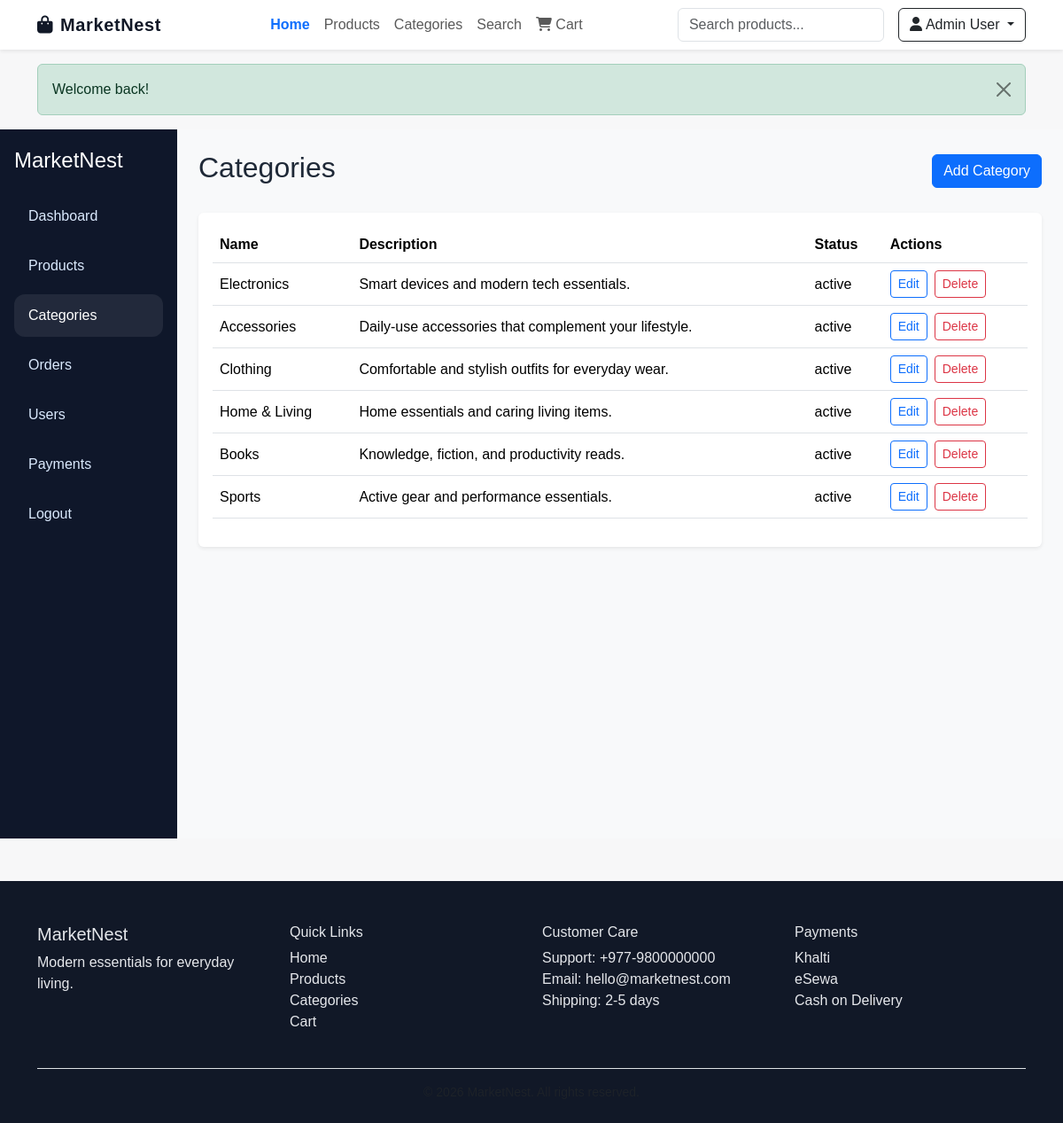
The app's page /public/admin/categories/index.php (signed in) with its own data.
### tables this page shows
CREATE TABLE users (
    id INT AUTO_INCREMENT PRIMARY KEY,
    name VARCHAR(100) NOT NULL,
    email VARCHAR(150) NOT NULL UNIQUE,
    password VARCHAR(255) NOT NULL,
    phone VARCHAR(30) DEFAULT NULL,
    address TEXT DEFAULT NULL,
    city VARCHAR(100) DEFAULT NULL,
    role ENUM('customer', 'admin') NOT NULL DEFAULT 'customer',
    status ENUM('active', 'inactive') NOT NULL DEFAULT 'active',
    created_at TIMESTAMP DEFAULT CURRENT_TIMESTAMP,
    updated_at TIMESTAMP DEFAULT CURRENT_TIMESTAMP ON UPDATE CURRENT_TIMESTAMP,
    INDEX idx_users_email (email)
);

CREATE TABLE categories (
    id INT AUTO_INCREMENT PRIMARY KEY,
    name VARCHAR(100) NOT NULL,
    slug VARCHAR(100) NOT NULL UNIQUE,
    description TEXT,
    image VARCHAR(255) DEFAULT NULL,
    status ENUM('active', 'inactive') NOT NULL DEFAULT 'active',
    created_at TIMESTAMP DEFAULT CURRENT_TIMESTAMP,
    updated_at TIMESTAMP DEFAULT CURRENT_TIMESTAMP ON UPDATE CURRENT_TIMESTAMP,
    INDEX idx_categories_name (name)
);

### includes/functions.php (called while the page is built, shortened)
<?php
require_once __DIR__ . '/../config/database.php';
function getFlash(): ?array
{
    $flash = $_SESSION['flash'];
    return $flash;
}
function isLoggedIn(): bool
{
    return !empty($_SESSION['user_id']);
}
function currentUser(): ?array
{
    $stmt = db()->prepare('SELECT * FROM users WHERE id = ? LIMIT 1');
    $stmt->execute([$_SESSION['user_id']]);
    $user = $stmt->fetch();
    return $user ?: null;
}

### config/database.php (called while the page is built, shortened)
<?php
function db(): PDO
{
    static $pdo = null;
    if ($pdo instanceof PDO) {
        return $pdo;
    }
    $host = 'localhost';
    $dbname = 'ecommerce_db';
    $user = 'root';
    $pass = '';
    $charset = 'utf8mb4';
    $dsn = "mysql:host={$host};dbname={$dbname};charset={$charset}";
    try {
        $pdo = new PDO($dsn, $user, $pass, [
            PDO::ATTR_ERRMODE => PDO::ERRMODE_EXCEPTION,
            PDO::ATTR_DEFAULT_FETCH_MODE => PDO::FETCH_ASSOC,
            PDO::ATTR_EMULATE_PREPARES => false,
        ]);
    } catch (PDOException $e) {
        throw new RuntimeException('Database connection failed. Please import the database schema first.');
    }
    return $pdo;
}

### public/admin/categories/index.php (the view, shortened to what this page needs)
<?php
require_once __DIR__ . '/../../../includes/functions.php';
$stmt = db()->query('SELECT * FROM categories ORDER BY created_at DESC');
$categories = $stmt->fetchAll();
include __DIR__ . '/../../../includes/header.php';
?>
<div class="container-fluid px-0">
    <div class="row g-0">
        <aside class="col-lg-2 admin-sidebar">
            <h4 class="mb-4">MarketNest</h4>
            <nav class="nav flex-column gap-2">
                <a class="nav-link" href="../index.php">Dashboard</a>
                <a class="nav-link" href="../products/index.php">Products</a>
                <a class="nav-link active" href="index.php">Categories</a>
                <a class="nav-link" href="../orders/index.php">Orders</a>
                <a class="nav-link" href="../users/index.php">Users</a>
                <a class="nav-link" href="../payments/index.php">Payments</a>
                <a class="nav-link" href="<?= APP_URL ?>/logout.php">Logout</a>
            </nav>
        </aside>
        <main class="col-lg-10 bg-light min-vh-100 p-4">
            <div class="d-flex justify-content-between align-items-center mb-4">
                <h2>Categories</h2>
                <a href="create.php" class="btn btn-primary">Add Category</a>
            </div>
            <div class="card border-0 shadow-sm">
                <div class="card-body">
                    <div class="table-responsive">
                        <table class="table table-hover align-middle">
                            <thead>
                                <tr>
                                    <th>Name</th>
                                    <th>Description</th>
                                    <th>Status</th>
                                    <th>Actions</th>
                                </tr>
                            </thead>
                            <tbody>
                                <?php foreach ($categories as $category): ?>
                                    <tr>
                                        <td><?= htmlspecialchars($category['name']) ?></td>
                                        <td><?= htmlspecialchars($category['description']) ?></td>
                                        <td><?= htmlspecialchars($category['status']) ?></td>
                                        <td>
                                            <div class="d-flex gap-2">
                                                <a href="edit.php?id=<?= (int)$category['id'] ?>" class="btn btn-sm btn-outline-primary">Edit</a>
                                                <form method="post" action="index.php">
                                                    <button type="submit" class="btn btn-sm btn-outline-danger confirm-delete">Delete</button>
                                                </form>
                                            </div>
                                        </td>
                                    </tr>
                                <?php endforeach; ?>
                            </tbody>
                        </table>
                    </div>
                </div>
            </div>
        </main>
    </div>
</div>
<?php include __DIR__ . '/../../../includes/footer.php'; ?>

### includes/header.php (shortened to what this page needs)
<?php
require_once __DIR__ . '/functions.php';
$flash = getFlash();
?>
<!DOCTYPE html>
<html lang="en">
<head>
    <link href="https://cdn.jsdelivr.net/npm/bootstrap@5.3.3/dist/css/bootstrap.min.css" rel="stylesheet">
    <link rel="stylesheet" href="<?= APP_URL ?>/assets/css/style.css">
    <link rel="stylesheet" href="https://cdnjs.cloudflare.com/ajax/libs/font-awesome/6.5.2/css/all.min.css">
</head>
<body>
<?php include __DIR__ . '/navbar.php'; ?>
<?php if ($flash): ?>
<div class="container mt-3">
    <div class="alert alert-<?= htmlspecialchars($flash['type']) ?> alert-dismissible fade show" role="alert">
        <?= htmlspecialchars($flash['message']) ?>
        <button type="button" class="btn-close" data-bs-dismiss="alert" aria-label="Close"></button>
    </div>
</div>
<?php endif; ?>

### includes/navbar.php (shortened to what this page needs)
<?php
$user = currentUser();
$currentPage = basename($_SERVER['PHP_SELF'] ?? 'index.php');
?>
<nav class="navbar navbar-expand-lg navbar-light bg-white shadow-sm sticky-top">
    <div class="container">
        <a class="navbar-brand fw-bold brand-text" href="<?= APP_URL ?>/index.php">
            <i class="fa-solid fa-bag-shopping me-2"></i><?= htmlspecialchars(APP_NAME) ?>
        </a>
        <div class="collapse navbar-collapse" id="mainNav">
            <ul class="navbar-nav mx-auto mb-2 mb-lg-0 align-items-lg-center">
                <li class="nav-item"><a class="nav-link <?= $currentPage === 'index.php' ? 'active' : '' ?>" href="<?= APP_URL ?>/index.php">Home</a></li>
                <li class="nav-item"><a class="nav-link <?= $currentPage === 'products.php' ? 'active' : '' ?>" href="<?= APP_URL ?>/products.php">Products</a></li>
                <li class="nav-item"><a class="nav-link <?= $currentPage === 'categories.php' ? 'active' : '' ?>" href="<?= APP_URL ?>/categories.php">Categories</a></li>
                <li class="nav-item"><a class="nav-link <?= $currentPage === 'search.php' ? 'active' : '' ?>" href="<?= APP_URL ?>/search.php">Search</a></li>
                <li class="nav-item">
                    <a class="nav-link position-relative" href="<?= APP_URL ?>/cart.php">
                        <i class="fa-solid fa-cart-shopping"></i>
                        Cart
                    </a>
                </li>
            </ul>
            <form class="d-flex me-3 search-form" action="<?= APP_URL ?>/search.php" method="get">
                <input class="form-control" type="search" name="q" placeholder="Search products..." aria-label="Search products">
            </form>
            <?php if ($user): ?>
                <div class="dropdown">
                    <button class="btn btn-outline-dark dropdown-toggle" type="button" data-bs-toggle="dropdown" aria-expanded="false">
                        <i class="fa-solid fa-user me-1"></i><?= htmlspecialchars($user['name']) ?>
                    </button>
                </div>
            <?php else: ?>
                <a href="<?= APP_URL ?>/login.php" class="btn btn-outline-dark me-2">Login</a>
                <a href="<?= APP_URL ?>/register.php" class="btn btn-primary">Register</a>
            <?php endif; ?>
        </div>
    </div>
</nav>

### includes/footer.php (shortened to what this page needs)
<footer class="site-footer mt-5">
    <div class="container">
        <div class="row g-4">
            <div class="col-md-3">
                <h5><?= htmlspecialchars(APP_NAME) ?></h5>
                <p>Modern essentials for everyday living.</p>
            </div>
            <div class="col-md-3">
                <h6>Quick Links</h6>
                <ul class="list-unstyled">
                    <li><a href="<?= APP_URL ?>/index.php">Home</a></li>
                    <li><a href="<?= APP_URL ?>/products.php">Products</a></li>
                    <li><a href="<?= APP_URL ?>/categories.php">Categories</a></li>
                    <li><a href="<?= APP_URL ?>/cart.php">Cart</a></li>
                </ul>
            </div>
            <div class="col-md-3">
                <h6>Customer Care</h6>
                <ul class="list-unstyled">
                    <li>Support: +977-9800000000</li>
                    <li>Email: hello@marketnest.com</li>
                    <li>Shipping: 2-5 days</li>
                </ul>
            </div>
            <div class="col-md-3">
                <h6>Payments</h6>
                <ul class="list-unstyled">
                    <li>Khalti</li>
                    <li>eSewa</li>
                    <li>Cash on Delivery</li>
                </ul>
            </div>
        </div>
        <div class="border-top mt-4 pt-3 text-center small text-muted">
        </div>
    </div>
</footer>
</body>
</html>

### public/assets/css/style.css (style rules this page uses)
body { background: #f7f7f8; color: #1f2937; font-family: Arial, sans-serif; }
.site-footer { background: #111827; color: #e5e7eb; padding: 3rem 0 1.5rem; }
.site-footer a { color: #e5e7eb; text-decoration: none; }
.brand-text { color: #111827 !important; letter-spacing: 0.03em; }
.navbar .nav-link.active { color: #0d6efd !important; font-weight: 600; }
.table-responsive { overflow-x: auto; }
.admin-sidebar { min-height: 100vh; background: #0f172a; color: #fff; padding: 1.3rem 1rem; }
.admin-sidebar .nav-link { color: #dbeafe; border-radius: 0.75rem; padding: 0.75rem 1rem; }
.admin-sidebar .nav-link.active, .admin-sidebar .nav-link:hover { background: rgba(255,255,255,0.08); color: #fff; }

### records on screen
users: name "Admin User"
categories: name "Electronics", description "Smart devices and modern tech essentials.", status "active"
categories: name "Accessories", description "Daily-use accessories that complement your lifestyle.", status "active"
categories: name "Clothing", description "Comfortable and stylish outfits for everyday wear.", status "active"
categories: name "Home & Living", description "Home essentials and caring living items.", status "active"
categories: name "Books", description "Knowledge, fiction, and productivity reads.", status "active"
categories: name "Sports", description "Active gear and performance essentials.", status "active"

### other values on screen
APP_NAME "MarketNest"
$flash['message'] "Welcome back!"
